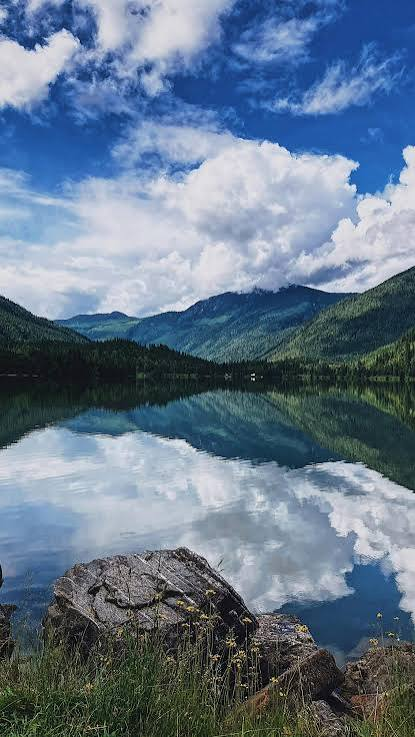
#> input picture LAB/Input/ex19.jpg, 415 x 737 px
$ python e19.py   (older library calls are emulated)
#> lines starting #> are read from the running program, lines starting #| are printed output that depends on the picture
import cv2
import matplotlib.pyplot as plt

img = cv2.imread("./Input/ex19.jpg", 0)
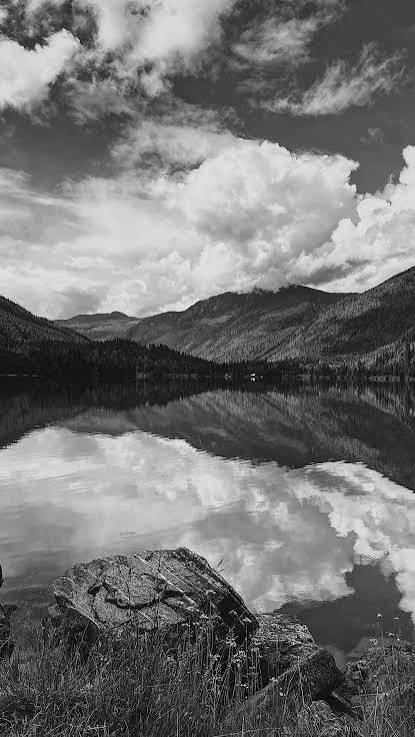
#> img: shape (737, 415); min 0, max 255, mean 115.4

sobel_x = cv2.Sobel(img, cv2.CV_64F, 1, 0, ksize=3)
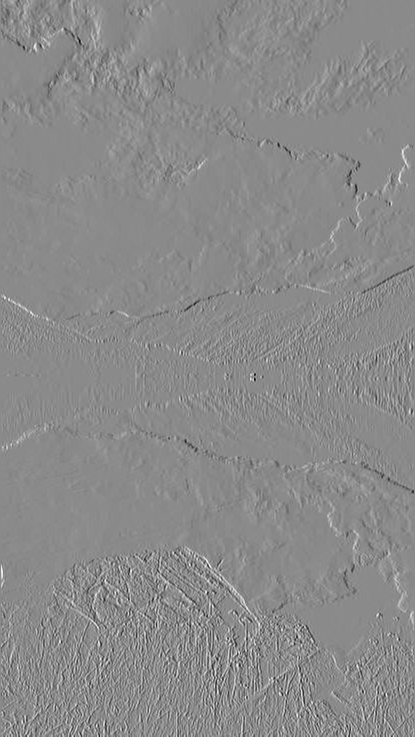
#> sobel_x: shape (737, 415) float64; min -753, max 633, mean -0.1; drawn with min black and max white
sobel_y = cv2.Sobel(img, cv2.CV_64F, 0, 1, ksize=3)
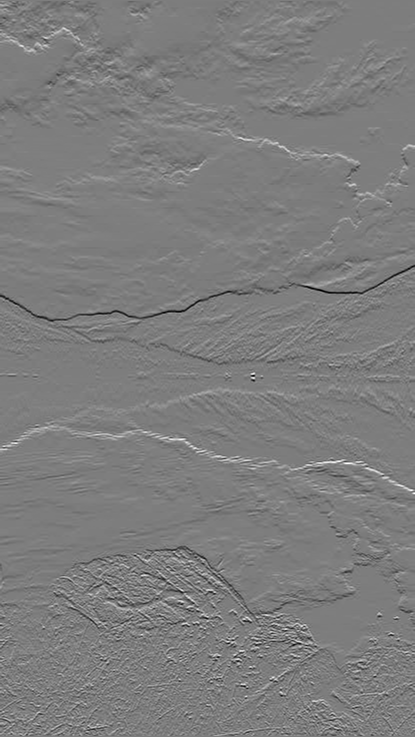
#> sobel_y: shape (737, 415) float64; min -760, max 782, mean -0.7; drawn with min black and max white

sobel_xy = cv2.addWeighted(
    cv2.convertScaleAbs(sobel_x), 0.5,
    cv2.convertScaleAbs(sobel_y), 0.5, 0
)
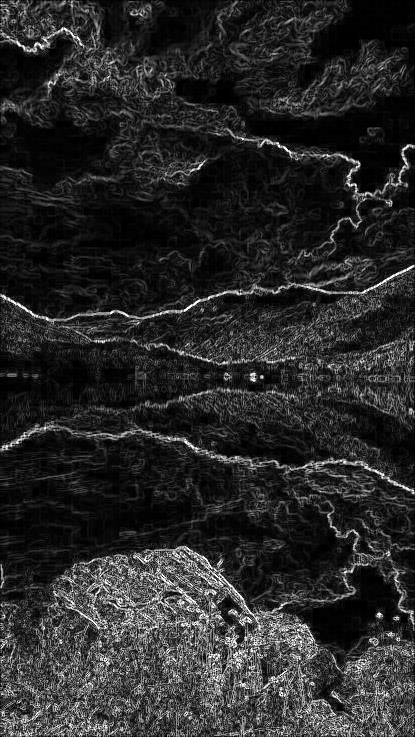
#> sobel_xy: shape (737, 415); min 0, max 255, mean 41

plt.imshow(sobel_xy, cmap="gray")
plt.title("Sobel XY")
plt.axis("off")
plt.show()

$ run again, with LAB/Input/ex10.jpg copied over LAB/Input/ex19.jpg
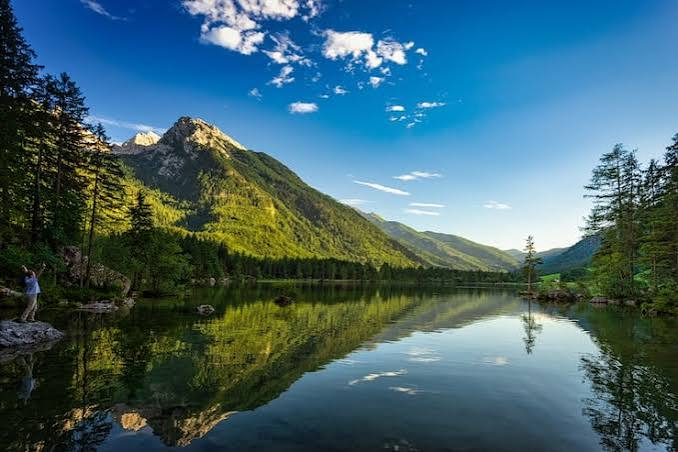
#> input picture LAB/Input/ex10.jpg, 678 x 452 px
#> `sobel_y = cv2.Sobel(img, cv2.CV_64F, 0, 1, ksize=3)`:
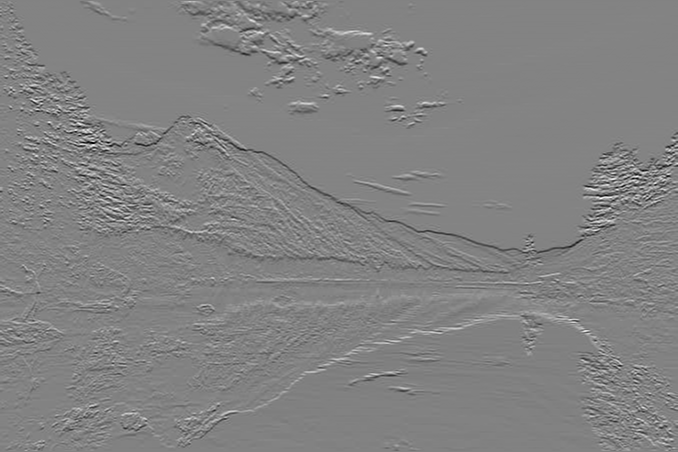
#> sobel_y: shape (452, 678) float64; min -898, max 855, mean -0.8; drawn with min black and max white
#> `sobel_xy = cv2.addWeighted( cv2.convertScaleAbs(sobel_x), 0.5, cv2.con..`:
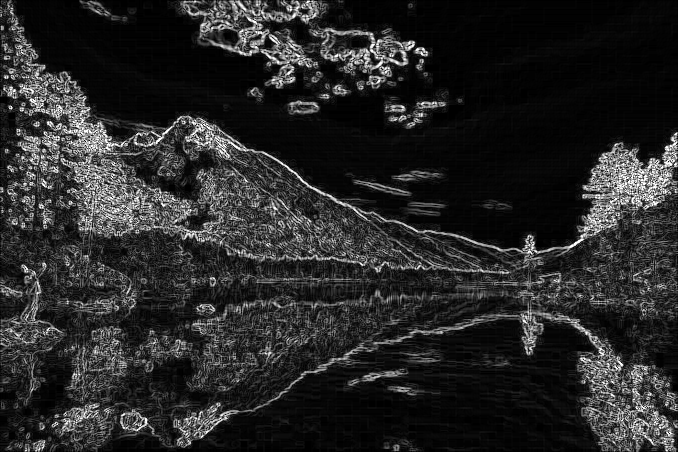
#> sobel_xy: shape (452, 678); min 0, max 255, mean 39.9

$ run again, with LAB/Input/ex11.jpg copied over LAB/Input/ex19.jpg
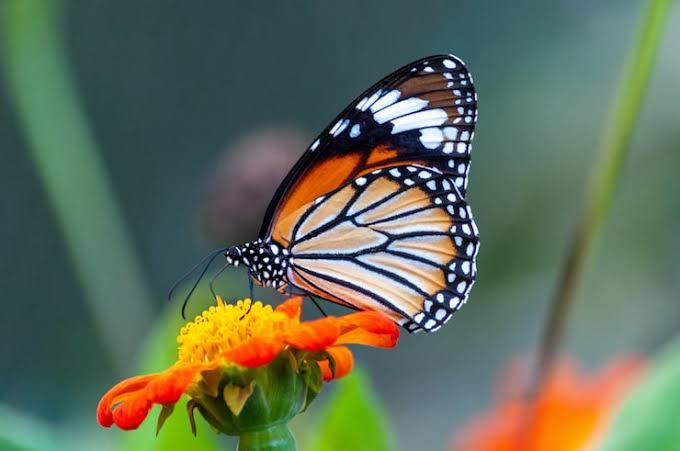
#> input picture LAB/Input/ex11.jpg, 680 x 451 px
#> `sobel_y = cv2.Sobel(img, cv2.CV_64F, 0, 1, ksize=3)`:
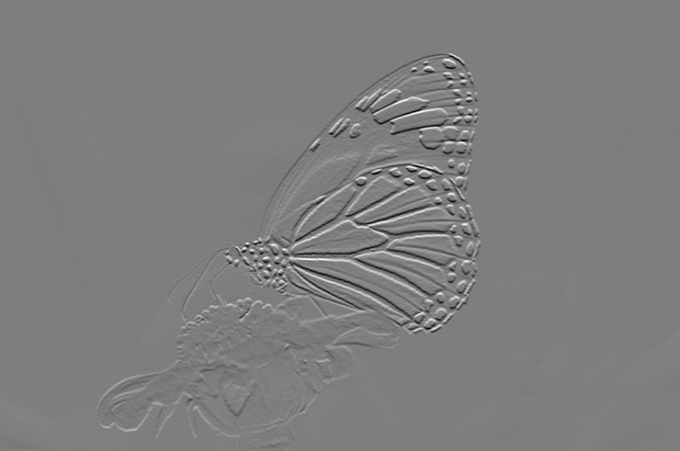
#> sobel_y: shape (451, 680) float64; min -925, max 943, mean 1; drawn with min black and max white
#> `sobel_xy = cv2.addWeighted( cv2.convertScaleAbs(sobel_x), 0.5, cv2.con..`:
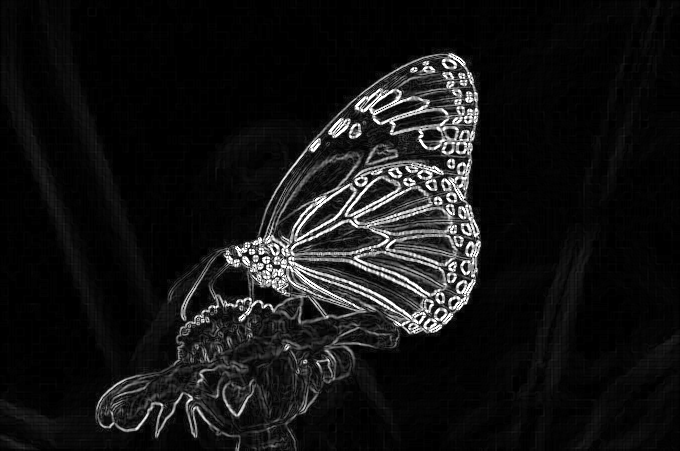
#> sobel_xy: shape (451, 680); min 0, max 255, mean 21
